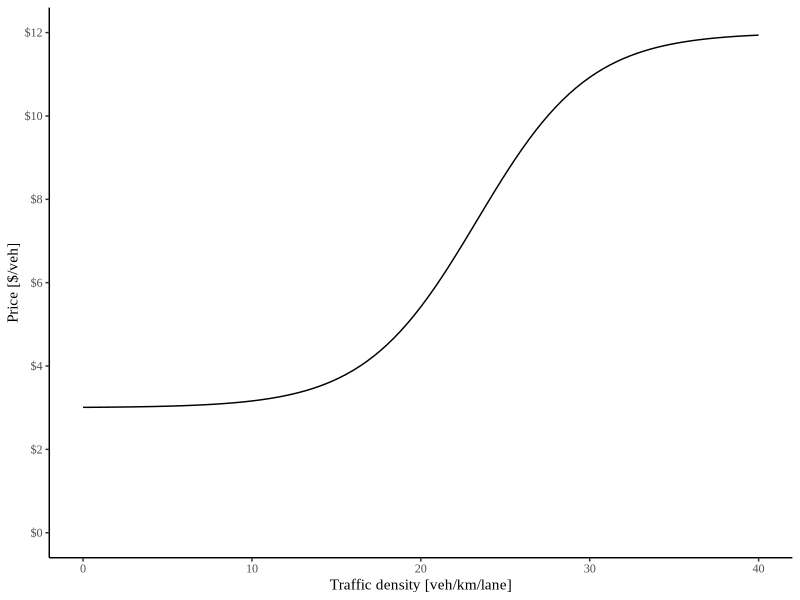
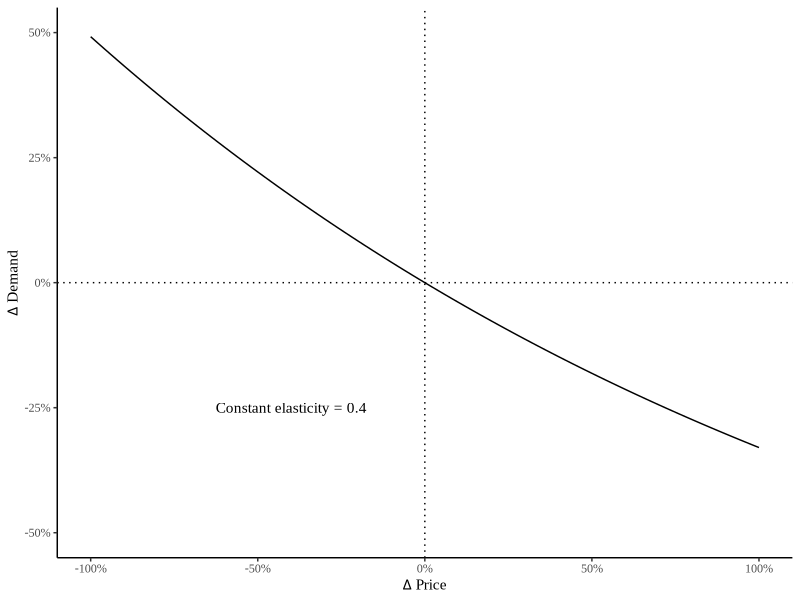
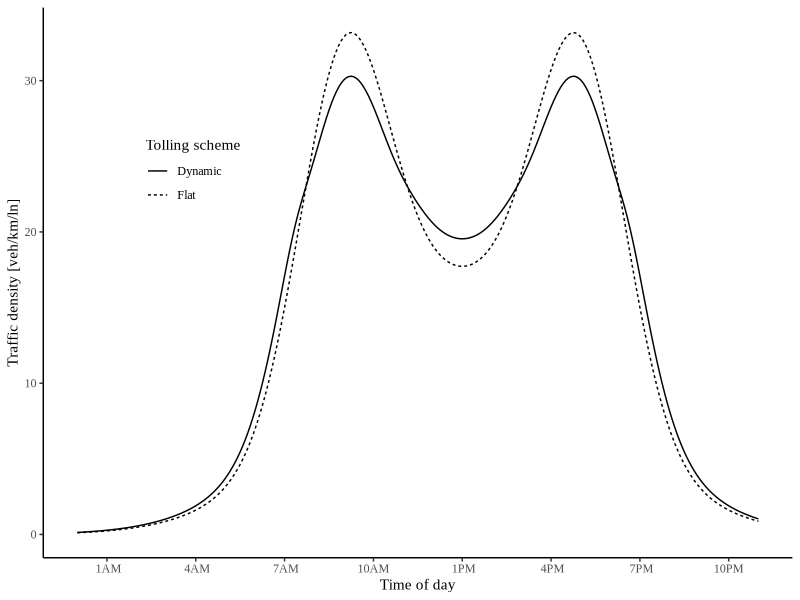
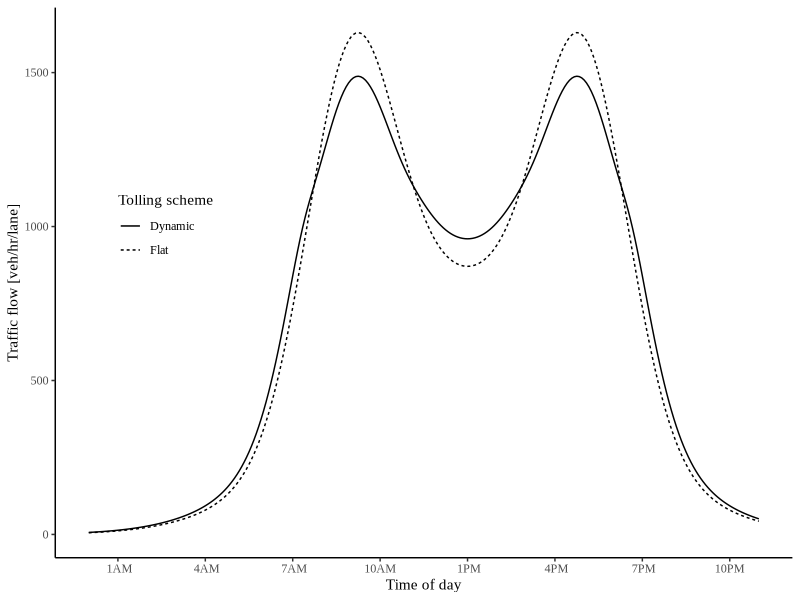
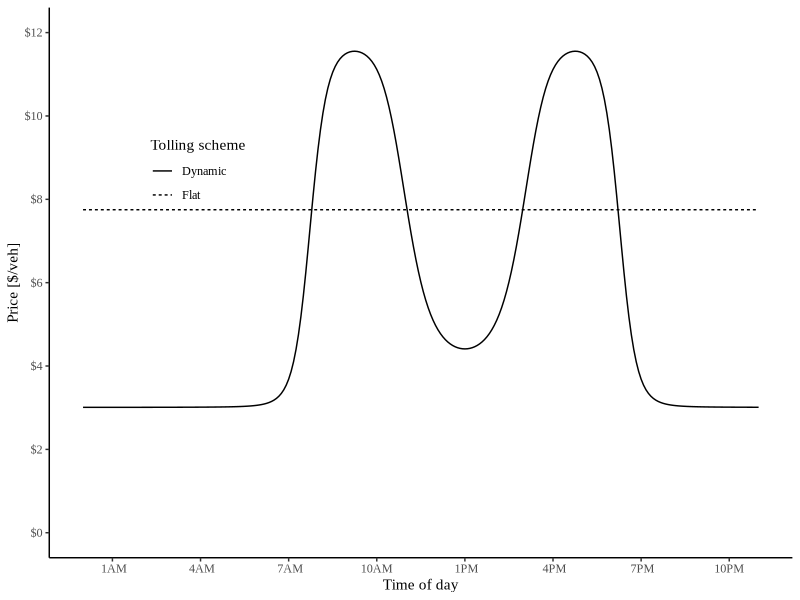
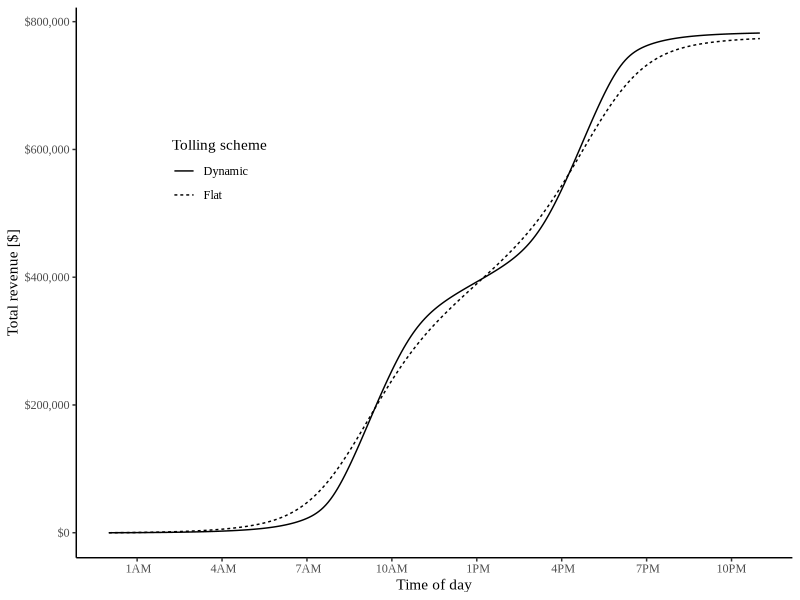
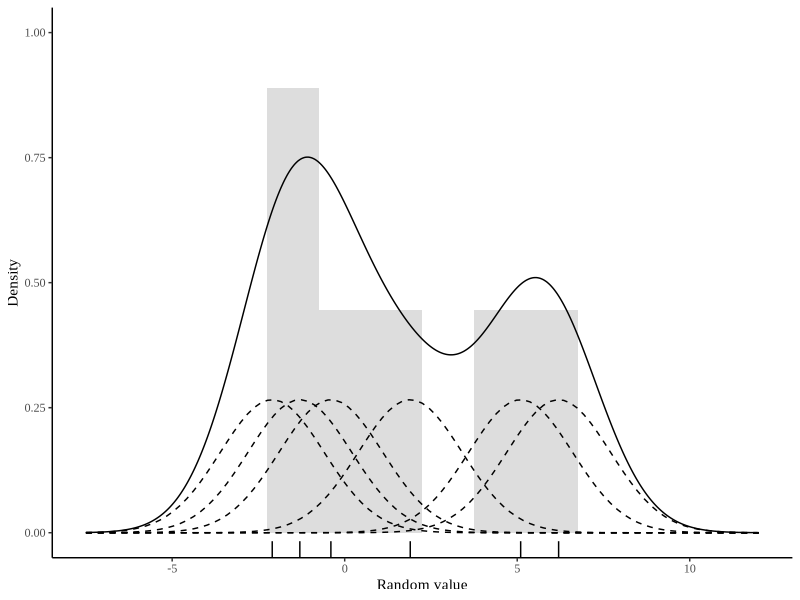

R code for these plots, in order:

library(data.table)
library(ggplot2)
library(scales)
# library(extrafont)

#Functions 
fun.price <- function(k, pmin, pmax, a, b)  pmin + (pmax-pmin)/(1 + exp(a-b*k))
fun.demanddist <- function(scale, t,sd) scale*(dnorm(t,mean=9,sd) + dnorm(t,mean=17,sd) + dnorm(t,mean=12,sd=4) + dnorm(t,mean=14,sd=4))
fun.elasticdemand <- function(k,p1,p2,E) k+k*(exp(-E*(p2-p1)/(p2+p1))-1)

E = 0.4
trips = 100000
inc = 5/60
t = seq(0,24,by=inc)
a = 7
b = 0.3
pmin = 3
pmax = 12

#Paramters
# dat = data.table(t=t, k1 = fun.demanddist(t,1.25), price1 = 7.75)
# 
# dat[ , k2 := fun.demanddist(t,2)]
# dat[ , c("q1","q2") := lapply(.SD, function(x) trips*x/sum(x)/inc/6), .SDcols = c("k1","k2")]
# dat[ , c("n1","n2") := lapply(.SD, function(x) trips*x/sum(x)), .SDcols = c("k1","k2")]
# dat[ , c("k1","k2") := lapply(.SD, function(x) 75*x), .SDcols = c("k1","k2")]
# dat[ , price2 := fun.price(k1, pmin, pmax, a, b)]
# 

dat = data.table(t=t, k1 = fun.demanddist(85,t,1.5), price1 = 7.75)
#dat[ , k2 := fun.demanddist(t,2)]
dat[ , "q1" := trips*k1/sum(k1)/inc/6 ]
dat[ , "n1" := trips*k1/sum(k1) ]
dat[ , price2 := fun.price(k1, pmin, pmax, a, b)]

dat[ , k2 := fun.elasticdemand(k1,price1,price2,E)]
dat[ , k2 := sum(k1)*k2/sum(k2)]
dat[ , "q2" := trips*k2/sum(k2)/inc/6 ]
dat[ , "n2" := trips*k2/sum(k2) ]


#Revenue
dat[ , rev1 := cumsum(n1*price1)]
dat[ , rev2 := cumsum(n2*price2)]

#Time
dat[ , time := as.POSIXct('2000-01-01 00:00:00 EST', tz='EST') + (3600*t)]

#Check sum
dat[ , lapply(.SD, sum),.SDcols = c("k1","k2")]
dat[ , lapply(.SD, sum),.SDcols = c("q1","q2")]
dat[ , lapply(.SD, sum),.SDcols = c("n1","n2")]


#Ploting
plot.price <- ggplot(data.frame(x = c(0, 40)), aes(x)) + 
  stat_function(fun = fun.price, args = list(pmin, pmax, a, b)) +
  scale_y_continuous("Price [$/veh]", labels = scales::dollar, breaks = seq(0,15,by=2), limits = c(0,pmax)) +
  scale_x_continuous("Traffic density [veh/km/lane]") +
  theme_classic() +
  theme(text=element_text(family="Times New Roman"))
plot.price

plot.elasticity <- ggplot(data.frame(x = c(0, 1)), aes(x)) + 
  stat_function(fun = function(x) exp(-E*x)-1) +
  geom_vline(xintercept = 0, linetype="dotted") +
  geom_hline(yintercept = 0, linetype="dotted") +
  annotate("text", x=-0.4, y=-.25, label = paste("Constant elasticity =",E), family = "Times New Roman") +
  scale_x_continuous(expression(Delta~"Price"), labels = scales::percent, limits = c(-1,1)) +
  scale_y_continuous(expression(Delta~"Demand"), labels = scales::percent, limits = c(-0.5,0.5)) +
  theme_classic() +
  theme(text=element_text(family="Times New Roman"))
plot.elasticity


plot.demanddensity <- ggplot(dat) + 
  geom_line(aes(x=time,y=k1, linetype="Flat")) + 
  geom_line(aes(x=time,y=k2, linetype="Dynamic")) + 
  scale_y_continuous("Traffic density [veh/km/ln]") +
  scale_linetype("Tolling scheme") +
  scale_x_datetime("Time of day", labels = date_format("%l%p", tz='EST'), date_breaks = "3 hour",
                   limits = c(as.POSIXct('2000-01-01 00:00:00 EST', tz='EST'),as.POSIXct('2000-01-01 23:00:00 EST', tz='EST'))) +
  theme_classic() +
  theme(legend.position = c(0.2,0.7), 
        legend.background = element_blank(),
        text=element_text(family="Times New Roman"))
plot.demanddensity


plot.demandflow <- ggplot(dat) + 
  geom_line(aes(x=time,y=q1, linetype="Flat")) + 
  geom_line(aes(x=time,y=q2, linetype="Dynamic")) + 
  scale_y_continuous("Traffic flow [veh/hr/lane]") +
  scale_linetype("Tolling scheme") +
  scale_x_datetime("Time of day", labels = date_format("%l%p", tz='EST'), date_breaks = "3 hour",
                   limits = c(as.POSIXct('2000-01-01 00:00:00 EST', tz='EST'),as.POSIXct('2000-01-01 23:00:00 EST', tz='EST'))) +
  theme_classic() +
  theme(legend.position = c(0.15,0.6), 
        text=element_text(family="Times New Roman"))
plot.demandflow


plot.toll <- ggplot(dat) +  
  geom_line(aes(x=time,y=price1, linetype="Flat")) + 
  geom_line(aes(x=time,y=price2, linetype="Dynamic")) + 
  scale_y_continuous("Price [$/veh]", labels = scales::dollar, breaks = seq(0,15,by=2), limits = c(0,pmax)) +
  scale_linetype("Tolling scheme") +
  scale_x_datetime("Time of day", labels = date_format("%l%p", tz='EST'), date_breaks = "3 hour",
                   limits = c(as.POSIXct('2000-01-01 00:00:00 EST', tz='EST'),as.POSIXct('2000-01-01 23:00:00 EST', tz='EST'))) +
  theme_classic() +
  theme(legend.position = c(0.2,0.7),
        legend.background = element_blank(),
        text=element_text(family="Times New Roman"))
plot.toll


plot.revenue <- ggplot(dat) + 
  geom_line(aes(x=time,y=rev1, linetype="Flat")) +
  geom_line(aes(x=time,y=rev2, linetype="Dynamic")) +
  scale_y_continuous("Total revenue [$]", labels = scales::dollar) +
  scale_linetype("Tolling scheme") +
  scale_x_datetime("Time of day", labels = date_format("%l%p", tz='EST'), date_breaks = "3 hour",
                   limits = c(as.POSIXct('2000-01-01 00:00:00 EST', tz='EST'),as.POSIXct('2000-01-01 23:00:00 EST', tz='EST'))) +
  theme_classic() +
  theme(legend.position = c(0.2,0.7),
        legend.background = element_blank(),
        text=element_text(family="Times New Roman"))
plot.revenue


#rand = data.table(rand = c(rlnorm(50, sd=0.5), rnorm(50, mean=3, sd=0.5)))
#rand = data.table(rand = rlnorm(5))
rand = data.table(rand = c(-2.1,-1.3,-0.4,1.9,5.1,6.2))
d = density(rand$rand, kernel = 'gaussian', bw=sqrt(2.25))

plot.kernel <- ggplot(rand, aes(rand)) +
  geom_rug() +
  geom_histogram(aes(y=4*..density..), binwidth=d$bw, alpha=0.2) +
  geom_density(aes(y=..count..), bw=d$bw) +
  scale_y_continuous("Density", limits = c(0, 1)) +
  scale_x_continuous("Random value", limits = c(-7.5,12)) +
  theme_classic() + 
  theme(text=element_text(family="Times New Roman"))
for(x in rand$rand) plot.kernel <- plot.kernel + stat_function(fun = dnorm, args = list(mean = x, sd = d$bw), linetype=2)
plot.kernel

# ggsave("../figures/toyprice.pdf", plot.price, device = cairo_pdf, width=4.25, height=2, units = "in")
# ggsave("../figures/toyelasticity.pdf", plot.elasticity, device = cairo_pdf, width=4.25, height=2, units = "in")
# ggsave("../figures/toydemand.pdf", plot.demanddensity, device = cairo_pdf, width=4.25, height=2, units = "in")
# ggsave("../figures/toytoll.pdf", plot.toll, device = cairo_pdf, width=4.25, height=2, units = "in")
# ggsave("../figures/toyrevenue.pdf", plot.revenue, device = cairo_pdf, width=4.25, height=2, units = "in")
# ggsave("../figures/KDE.pdf", plot.kernel, device = cairo_pdf, width=4.25, height=2, units = "in")
